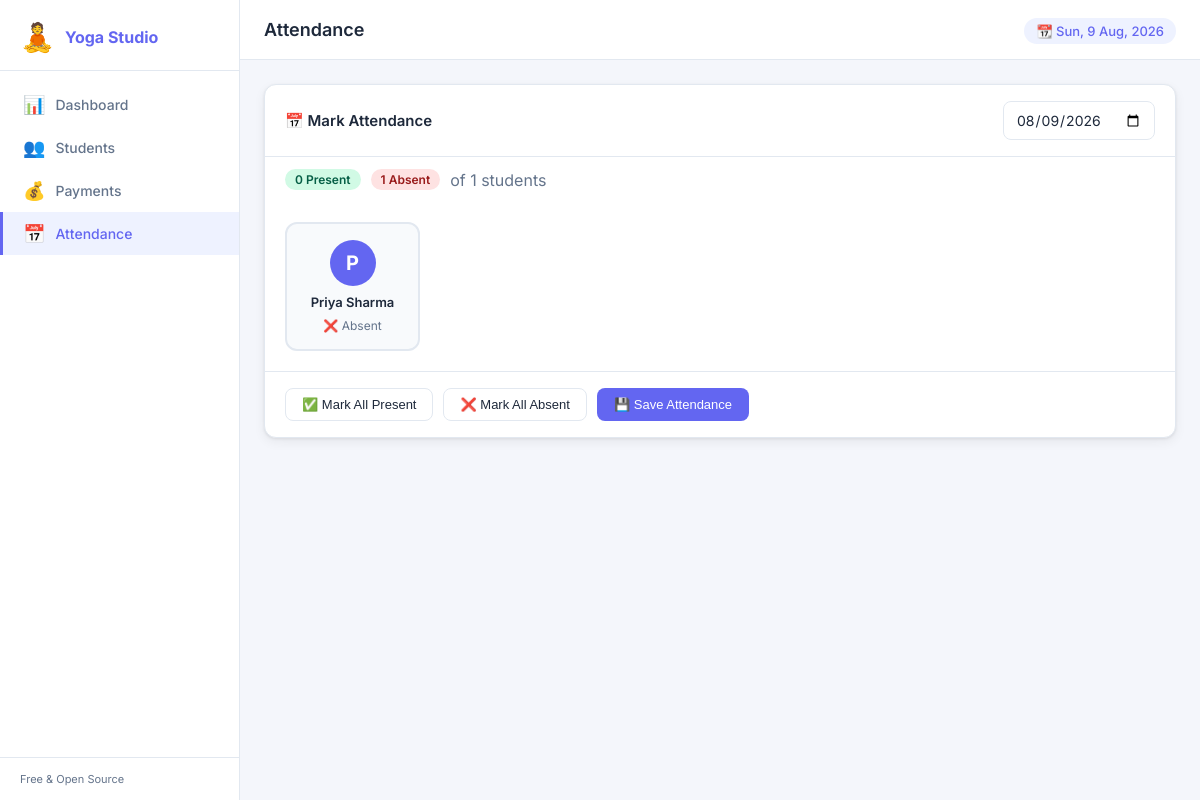
The app's page /attendance with its own data.
### tables this page shows
CREATE TABLE students (
                id          INTEGER PRIMARY KEY AUTOINCREMENT,
                name        TEXT    NOT NULL,
                phone       TEXT,
                email       TEXT,
                address     TEXT,
                fee_amount  REAL    NOT NULL DEFAULT 0,
                join_date   TEXT    NOT NULL,
                active      INTEGER NOT NULL DEFAULT 1,
                created_at  TEXT    NOT NULL DEFAULT (datetime('now','localtime'))
            );

### yoga_fee_tracker/app.py (the view)
@app.route("/attendance")
def attendance():
    today = date.today()
    selected_date = request.args.get("date", today.strftime("%Y-%m-%d"))
    with get_db() as conn:
        all_students = conn.execute(
            "SELECT * FROM students WHERE active=1 ORDER BY name"
        ).fetchall()
        present_ids = {
            row["student_id"]
            for row in conn.execute(
                "SELECT student_id FROM attendance WHERE att_date=? AND present=1",
                (selected_date,)
            ).fetchall()
        }
    return render_template("attendance.html",
        students=all_students,
        selected_date=selected_date,
        present_ids=present_ids
    )

### yoga_fee_tracker/app.py (called while the page is built)
@app.context_processor
def inject_now():
    return {"now": datetime.now().strftime("%d %b %Y")}

def get_db():
    conn = sqlite3.connect(DB_PATH)
    conn.row_factory = sqlite3.Row
    conn.execute("PRAGMA foreign_keys = ON")
    return conn

### yoga_fee_tracker/templates/attendance.html (shortened to what this page needs)
{% extends "base.html" %}
{% block page_title %}Attendance{% endblock %}
{% block content %}
<div class="card">
  <div class="card-header">
    <h2 class="card-title">📅 Mark Attendance</h2>
    <div class="header-actions">
      <input type="date" id="attDate" class="form-control" value="{{ selected_date }}"
             onchange="location.href='?date='+this.value"/>
    </div>
  </div>
  {% if students %}
  <div class="att-summary">
    <span id="presentCount" class="badge badge-green">
    </span>
    <span class="badge badge-red">
      {{ students|length - present_ids|length }} Absent
    </span>
    <span class="muted">of {{ students|length }} students</span>
  </div>
  <form id="attForm">
    <div class="att-grid">
      {% for s in students %}
      <label class="att-card {% if s.id in present_ids %}present{% endif %}" id="card-{{ s.id }}">
        <div class="att-avatar">{{ s.name[0].upper() }}</div>
        <div class="att-name">{{ s.name }}</div>
        <div class="att-status">
          {% if s.id in present_ids %}✅ Present{% else %}❌ Absent{% endif %}
        </div>
      </label>
      {% endfor %}
    </div>
    <div class="att-actions">
      <button type="button" class="btn btn-outline" onclick="selectAll(true)">✅ Mark All Present</button>
      <button type="button" class="btn btn-outline" onclick="selectAll(false)">❌ Mark All Absent</button>
      <button type="submit" class="btn btn-primary">💾 Save Attendance</button>
    </div>
  </form>
  {% else %}
  <p class="empty-state">No active students found. <a href="{{ url_for('students') }}">Add students</a> first.</p>
  {% endif %}
</div>
{% endblock %}

### yoga_fee_tracker/static/css/style.css (style rules this page uses)
*, *::before, *::after { box-sizing: border-box; margin: 0; padding: 0; }
:root { --sidebar-w: 240px; --topbar-h: 60px; --bg: #f4f6fb; --surface: #ffffff; --border: #e2e8f0; --text: #1e293b; --muted: #64748b; --primary: #6366f1; --primary-d: #4f46e5; --green: #10b981; --red: #ef4444; --blue: #3b82f6; --purple: #8b5cf6; --radius: 12px; --shadow: 0 1px 3px rgba(0,0,0,.08), 0 4px 12px rgba(0,0,0,.06); }
body { font-family: 'Inter', sans-serif; background: var(--bg); color: var(--text); display: flex; min-height: 100vh; }
.card { background: var(--surface); border: 1px solid var(--border); border-radius: var(--radius); box-shadow: var(--shadow); overflow: hidden; margin-bottom: 20px; }
.card-header { display: flex; align-items: center; justify-content: space-between; padding: 16px 20px; border-bottom: 1px solid var(--border); gap: 10px; flex-wrap: wrap; }
.card-title { font-size: 15px; font-weight: 600; }
.badge { display: inline-block; padding: 3px 10px; border-radius: 20px; font-size: 12px; font-weight: 600; }
.badge-green { background: #d1fae5; color: #065f46; }
.badge-red { background: #fee2e2; color: #991b1b; }
.btn { display: inline-flex; align-items: center; gap: 6px; padding: 8px 16px; border-radius: 8px; font-size: 13px; font-weight: 500; cursor: pointer; border: 1px solid transparent; text-decoration: none; transition: all .15s; }
.btn-primary { background: var(--primary); color: #fff; }
.btn-outline { background: transparent; border-color: var(--border); color: var(--text); }
.form-control { padding: 9px 12px; border: 1px solid var(--border); border-radius: 8px; font-size: 14px; color: var(--text); background: var(--surface); width: 100%; transition: border-color .15s; font-family: inherit; }
.header-actions { display: flex; align-items: center; gap: 10px; flex-wrap: wrap; }
.att-summary { padding: 12px 20px; display: flex; align-items: center; gap: 10px; }
.att-grid { display: grid; grid-template-columns: repeat(auto-fill, minmax(130px, 1fr)); gap: 12px; padding: 20px; }
.att-card { display: flex; flex-direction: column; align-items: center; gap: 8px; padding: 16px 12px; border: 2px solid var(--border); border-radius: var(--radius); cursor: pointer; transition: all .15s; background: #f8fafc; }
.att-avatar { width: 46px; height: 46px; border-radius: 50%; background: var(--primary); color: #fff; display: flex; align-items: center; justify-content: center; font-size: 20px; font-weight: 700; }
.att-name { font-size: 13px; font-weight: 600; text-align: center; }
.att-status { font-size: 12px; color: var(--muted); }
.att-actions { padding: 16px 20px; display: flex; gap: 10px; border-top: 1px solid var(--border); flex-wrap: wrap; }
.muted { color: var(--muted); }

### records on screen
students: name "P", name "Priya Sharma", shows "❌ Absent"

### other values on screen
{{ students|length - present_ids|length }} "1"
{{ students|length }} "1"
